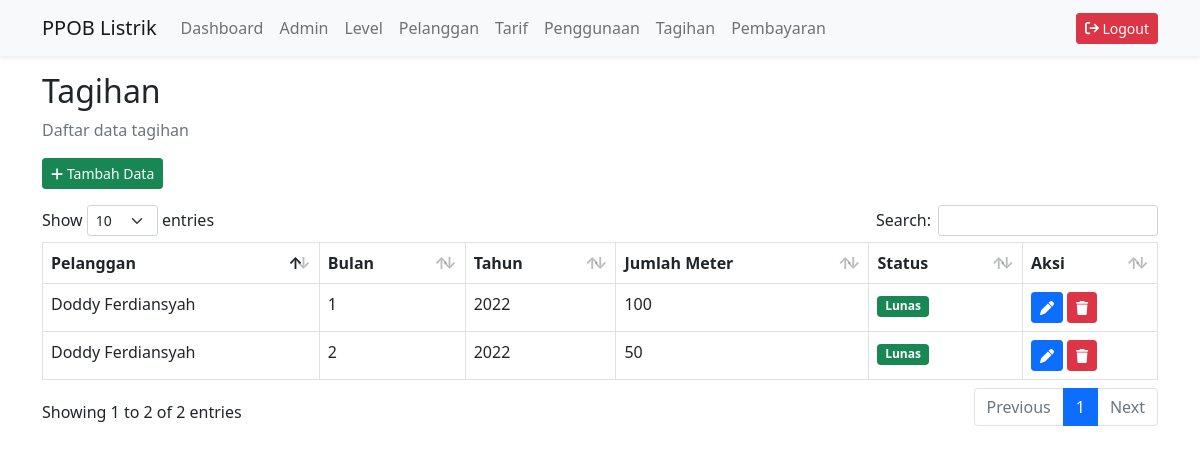
/tagihan/index.php (signed in), run on the app's committed database.
### tables this page shows
CREATE TABLE IF NOT EXISTS `tagihan` (
  `id_tagihan` int(11) NOT NULL AUTO_INCREMENT,
  `id_penggunaan` int(11) NOT NULL,
  `id_pelanggan` int(11) NOT NULL,
  `bulan` int(11) DEFAULT NULL,
  `tahun` year(4) DEFAULT NULL,
  `jumlah_meter` int(11) DEFAULT NULL,
  `status` enum('belum_lunas','lunas','','') NOT NULL,
  PRIMARY KEY (`id_tagihan`),
  KEY `id_penggunaan` (`id_penggunaan`),
  KEY `id_pelanggan` (`id_pelanggan`),
  CONSTRAINT `tagihan_ibfk_1` FOREIGN KEY (`id_pelanggan`) REFERENCES `pelanggan` (`id_pelanggan`) ON DELETE CASCADE ON UPDATE CASCADE,
  CONSTRAINT `tagihan_ibfk_2` FOREIGN KEY (`id_penggunaan`) REFERENCES `penggunaan` (`id_penggunaan`) ON DELETE CASCADE ON UPDATE CASCADE
);

CREATE TABLE IF NOT EXISTS `pelanggan` (
  `id_pelanggan` int(11) NOT NULL AUTO_INCREMENT,
  `username` varchar(255) DEFAULT NULL,
  `password` varchar(255) DEFAULT NULL,
  `nomor_kwh` int(11) DEFAULT NULL,
  `nama_pelanggan` varchar(255) DEFAULT NULL,
  `alamat` varchar(255) DEFAULT NULL,
  `id_tarif` int(11) NOT NULL,
  PRIMARY KEY (`id_pelanggan`),
  KEY `id_tarif` (`id_tarif`),
  CONSTRAINT `pelanggan_ibfk_1` FOREIGN KEY (`id_tarif`) REFERENCES `tarif` (`id_tarif`) ON DELETE CASCADE ON UPDATE CASCADE
);

CREATE TABLE IF NOT EXISTS `penggunaan` (
  `id_penggunaan` int(11) NOT NULL AUTO_INCREMENT,
  `id_pelanggan` int(11) NOT NULL,
  `bulan` int(11) DEFAULT NULL,
  `tahun` year(4) DEFAULT NULL,
  `meter_awal` int(11) DEFAULT NULL,
  `meter_akhir` int(11) DEFAULT NULL,
  `is_tagihan` int(1) NOT NULL DEFAULT 0,
  PRIMARY KEY (`id_penggunaan`),
  KEY `id_pelanggan` (`id_pelanggan`),
  CONSTRAINT `penggunaan_ibfk_1` FOREIGN KEY (`id_pelanggan`) REFERENCES `pelanggan` (`id_pelanggan`) ON DELETE CASCADE ON UPDATE CASCADE
);

### core/init.php (called while the page is built, shortened)
<?php
$model = new Model();

### core/connection.php (called while the page is built)
<?php
class Connection
{
    public function connect()
    {
        $connection = new mysqli('localhost', 'root', '', 'ppob_listrik');
        return $connection;
    }
}

### core/model.php (called while the page is built, shortened)
<?php
class Model extends Connection
{
    public function get($query)
    {
        $data = [];
        $sql = $this->connect()->query($query);
        while ($row = $sql->fetch_object()) {
            $data[] = $row;
        }
        return $data;
    }
}

### tagihan/index.php (the view, shortened to what this page needs)
<?php
require_once '../core/init.php';
$tagihan = $model->get("SELECT * FROM tagihan INNER JOIN penggunaan ON tagihan.id_penggunaan = penggunaan.id_penggunaan INNER JOIN pelanggan ON tagihan.id_pelanggan = pelanggan.id_pelanggan");
?>
<!DOCTYPE html>
<html lang="en">
<head>
    <link rel="stylesheet" href="../public/css/bootstrap.min.css">
    <link rel="stylesheet" href="../public/css/all.min.css">
    <link rel="stylesheet" href="../public/css/dataTables.bootstrap5.min.css">
</head>
<body>
    <?php
    include('../layout/navbar.php');
    ?>
    <div class="container">
        <h2>Tagihan</h2>
        <p class="text-muted">Daftar data tagihan</p>
        <a href="./add.php" class="btn btn-sm btn-success"><i class="fas fa-plus"></i> Tambah Data</a>
        <div class="table-responsive mt-3">
            <table class="table table-bordered" id="data-table">
                <thead>
                    <tr>
                        <th>Pelanggan</th>
                        <th>Bulan</th>
                        <th>Tahun</th>
                        <th>Jumlah Meter</th>
                        <th>Status</th>
                        <th>Aksi</th>
                    </tr>
                </thead>
                <tbody>
                    <?php foreach ($tagihan as $tagihan) : ?>
                        <tr>
                            <td><?= $tagihan->nama_pelanggan; ?></td>
                            <td><?= $tagihan->bulan; ?></td>
                            <td><?= $tagihan->tahun; ?></td>
                            <td><?= ($tagihan->meter_akhir - $tagihan->meter_awal); ?></td>
                            <td>
                                <?php if ($tagihan->status == 'lunas') { ?>
                                    <span class="badge bg-success">Lunas</span>
                                <?php } else if ($tagihan->status == 'belum_lunas') { ?>
                                    <span class="badge bg-danger">Belum Lunas</span>
                                <?php } ?>
                            </td>
                            <td>
                                <a href="./edit.php?id=<?= $tagihan->id_tagihan; ?>" class="btn btn-sm btn-primary"><i class="fas fa-pen"></i></a>
                                <a href="./delete.php?id=<?= $tagihan->id_tagihan; ?>" onclick="return confirm('Yakin untuk hapus data ini?')" class="btn btn-sm btn-danger"><i class="fas fa-trash"></i></a>
                            </td>
                        </tr>
                    <?php endforeach; ?>
                </tbody>
            </table>
        </div>
    </div>
</body>
</html>

### data on the page
tagihan: id_pelanggan.nama_pelanggan "Doddy Ferdiansyah", id_penggunaan.bulan "1", id_penggunaan.tahun "2022", $tagihan->meter_akhir-$tagihan->meter_awal "100", status "Lunas"
tagihan: id_pelanggan.nama_pelanggan "Doddy Ferdiansyah", id_penggunaan.bulan "2", id_penggunaan.tahun "2022", $tagihan->meter_akhir-$tagihan->meter_awal "50", status "Lunas"
